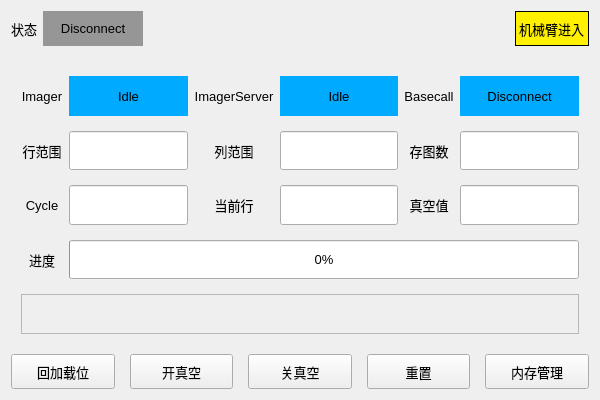
<?xml version="1.0" encoding="UTF-8"?>
<ui version="4.0">
 <class>ImagerWidgetClass</class>
 <widget class="QWidget" name="ImagerWidgetClass">
  <property name="geometry">
   <rect>
    <x>0</x>
    <y>0</y>
    <width>600</width>
    <height>400</height>
   </rect>
  </property>
  <property name="font">
   <font>
    <pointsize>10</pointsize>
   </font>
  </property>
  <property name="windowTitle">
   <string>ImagerWidget</string>
  </property>
  <layout class="QVBoxLayout" name="verticalLayout_5" stretch="1,8,1">
   <property name="spacing">
    <number>15</number>
   </property>
   <item>
    <layout class="QHBoxLayout" name="LayoutState">
     <item>
      <widget class="QLabel" name="label_2">
       <property name="sizePolicy">
        <sizepolicy hsizetype="Preferred" vsizetype="Preferred">
         <horstretch>0</horstretch>
         <verstretch>0</verstretch>
        </sizepolicy>
       </property>
       <property name="font">
        <font>
         <pointsize>10</pointsize>
        </font>
       </property>
       <property name="text">
        <string>状态</string>
       </property>
      </widget>
     </item>
     <item>
      <widget class="QLabel" name="LabelState">
       <property name="sizePolicy">
        <sizepolicy hsizetype="Preferred" vsizetype="Preferred">
         <horstretch>0</horstretch>
         <verstretch>0</verstretch>
        </sizepolicy>
       </property>
       <property name="minimumSize">
        <size>
         <width>100</width>
         <height>0</height>
        </size>
       </property>
       <property name="font">
        <font>
         <pointsize>10</pointsize>
        </font>
       </property>
       <property name="styleSheet">
        <string notr="true">background-color: rgb(150, 150, 150);</string>
       </property>
       <property name="text">
        <string>Disconnect</string>
       </property>
       <property name="alignment">
        <set>Qt::AlignCenter</set>
       </property>
      </widget>
     </item>
     <item>
      <spacer name="horizontalSpacer">
       <property name="orientation">
        <enum>Qt::Horizontal</enum>
       </property>
       <property name="sizeType">
        <enum>QSizePolicy::Expanding</enum>
       </property>
       <property name="sizeHint" stdset="0">
        <size>
         <width>40</width>
         <height>20</height>
        </size>
       </property>
      </spacer>
     </item>
     <item>
      <widget class="QLabel" name="LabelSafeSpace">
       <property name="styleSheet">
        <string notr="true">background-color: rgb(255, 241, 0);</string>
       </property>
       <property name="frameShape">
        <enum>QFrame::Box</enum>
       </property>
       <property name="text">
        <string>机械臂进入</string>
       </property>
      </widget>
     </item>
    </layout>
   </item>
   <item>
    <layout class="QGridLayout" name="LayoutInfo">
     <property name="leftMargin">
      <number>10</number>
     </property>
     <property name="topMargin">
      <number>15</number>
     </property>
     <property name="rightMargin">
      <number>10</number>
     </property>
     <property name="bottomMargin">
      <number>5</number>
     </property>
     <property name="verticalSpacing">
      <number>15</number>
     </property>
     <item row="1" column="4">
      <widget class="QLabel" name="label_13">
       <property name="sizePolicy">
        <sizepolicy hsizetype="Preferred" vsizetype="Preferred">
         <horstretch>0</horstretch>
         <verstretch>0</verstretch>
        </sizepolicy>
       </property>
       <property name="text">
        <string>存图数</string>
       </property>
       <property name="alignment">
        <set>Qt::AlignCenter</set>
       </property>
      </widget>
     </item>
     <item row="3" column="0">
      <widget class="QLabel" name="label_3">
       <property name="sizePolicy">
        <sizepolicy hsizetype="Preferred" vsizetype="Preferred">
         <horstretch>0</horstretch>
         <verstretch>0</verstretch>
        </sizepolicy>
       </property>
       <property name="font">
        <font>
         <pointsize>10</pointsize>
        </font>
       </property>
       <property name="text">
        <string>进度</string>
       </property>
       <property name="alignment">
        <set>Qt::AlignCenter</set>
       </property>
      </widget>
     </item>
     <item row="3" column="1" colspan="5">
      <widget class="QProgressBar" name="ProgressScan">
       <property name="sizePolicy">
        <sizepolicy hsizetype="Preferred" vsizetype="Preferred">
         <horstretch>0</horstretch>
         <verstretch>0</verstretch>
        </sizepolicy>
       </property>
       <property name="value">
        <number>0</number>
       </property>
      </widget>
     </item>
     <item row="2" column="2">
      <widget class="QLabel" name="label_5">
       <property name="sizePolicy">
        <sizepolicy hsizetype="Preferred" vsizetype="Preferred">
         <horstretch>0</horstretch>
         <verstretch>0</verstretch>
        </sizepolicy>
       </property>
       <property name="text">
        <string>当前行</string>
       </property>
       <property name="alignment">
        <set>Qt::AlignCenter</set>
       </property>
      </widget>
     </item>
     <item row="2" column="5">
      <widget class="QLineEdit" name="lineVacuum">
       <property name="sizePolicy">
        <sizepolicy hsizetype="Expanding" vsizetype="Preferred">
         <horstretch>0</horstretch>
         <verstretch>0</verstretch>
        </sizepolicy>
       </property>
       <property name="alignment">
        <set>Qt::AlignCenter</set>
       </property>
       <property name="readOnly">
        <bool>true</bool>
       </property>
      </widget>
     </item>
     <item row="0" column="2">
      <widget class="QLabel" name="label_9">
       <property name="sizePolicy">
        <sizepolicy hsizetype="Preferred" vsizetype="Preferred">
         <horstretch>0</horstretch>
         <verstretch>0</verstretch>
        </sizepolicy>
       </property>
       <property name="text">
        <string>ImagerServer</string>
       </property>
       <property name="alignment">
        <set>Qt::AlignCenter</set>
       </property>
      </widget>
     </item>
     <item row="0" column="3">
      <widget class="QLabel" name="labelStateServer">
       <property name="sizePolicy">
        <sizepolicy hsizetype="Preferred" vsizetype="Preferred">
         <horstretch>0</horstretch>
         <verstretch>0</verstretch>
        </sizepolicy>
       </property>
       <property name="styleSheet">
        <string notr="true">background-color: rgb(0, 170, 255);</string>
       </property>
       <property name="text">
        <string>Idle</string>
       </property>
       <property name="alignment">
        <set>Qt::AlignCenter</set>
       </property>
      </widget>
     </item>
     <item row="1" column="3">
      <widget class="QLineEdit" name="lineColRange">
       <property name="sizePolicy">
        <sizepolicy hsizetype="Expanding" vsizetype="Preferred">
         <horstretch>0</horstretch>
         <verstretch>0</verstretch>
        </sizepolicy>
       </property>
       <property name="alignment">
        <set>Qt::AlignCenter</set>
       </property>
       <property name="readOnly">
        <bool>true</bool>
       </property>
      </widget>
     </item>
     <item row="1" column="2">
      <widget class="QLabel" name="label_10">
       <property name="sizePolicy">
        <sizepolicy hsizetype="Preferred" vsizetype="Preferred">
         <horstretch>0</horstretch>
         <verstretch>0</verstretch>
        </sizepolicy>
       </property>
       <property name="text">
        <string>列范围</string>
       </property>
       <property name="alignment">
        <set>Qt::AlignCenter</set>
       </property>
      </widget>
     </item>
     <item row="0" column="5">
      <widget class="QLabel" name="labelStateBasecall">
       <property name="sizePolicy">
        <sizepolicy hsizetype="Preferred" vsizetype="Preferred">
         <horstretch>0</horstretch>
         <verstretch>0</verstretch>
        </sizepolicy>
       </property>
       <property name="styleSheet">
        <string notr="true">background-color: rgb(0, 170, 255);</string>
       </property>
       <property name="text">
        <string>Disconnect</string>
       </property>
       <property name="alignment">
        <set>Qt::AlignCenter</set>
       </property>
      </widget>
     </item>
     <item row="1" column="1">
      <widget class="QLineEdit" name="lineRowRange">
       <property name="sizePolicy">
        <sizepolicy hsizetype="Expanding" vsizetype="Preferred">
         <horstretch>0</horstretch>
         <verstretch>0</verstretch>
        </sizepolicy>
       </property>
       <property name="alignment">
        <set>Qt::AlignCenter</set>
       </property>
       <property name="readOnly">
        <bool>true</bool>
       </property>
      </widget>
     </item>
     <item row="2" column="4">
      <widget class="QLabel" name="label">
       <property name="sizePolicy">
        <sizepolicy hsizetype="Preferred" vsizetype="Preferred">
         <horstretch>0</horstretch>
         <verstretch>0</verstretch>
        </sizepolicy>
       </property>
       <property name="text">
        <string>真空值</string>
       </property>
       <property name="alignment">
        <set>Qt::AlignCenter</set>
       </property>
      </widget>
     </item>
     <item row="4" column="0" colspan="6">
      <widget class="QLabel" name="labeRecvData">
       <property name="enabled">
        <bool>false</bool>
       </property>
       <property name="minimumSize">
        <size>
         <width>0</width>
         <height>35</height>
        </size>
       </property>
       <property name="maximumSize">
        <size>
         <width>16777215</width>
         <height>45</height>
        </size>
       </property>
       <property name="frameShape">
        <enum>QFrame::StyledPanel</enum>
       </property>
       <property name="text">
        <string/>
       </property>
       <property name="textFormat">
        <enum>Qt::PlainText</enum>
       </property>
       <property name="wordWrap">
        <bool>true</bool>
       </property>
       <property name="textInteractionFlags">
        <set>Qt::NoTextInteraction</set>
       </property>
      </widget>
     </item>
     <item row="2" column="0">
      <widget class="QLabel" name="label_6">
       <property name="sizePolicy">
        <sizepolicy hsizetype="Preferred" vsizetype="Preferred">
         <horstretch>0</horstretch>
         <verstretch>0</verstretch>
        </sizepolicy>
       </property>
       <property name="text">
        <string>Cycle</string>
       </property>
       <property name="alignment">
        <set>Qt::AlignCenter</set>
       </property>
      </widget>
     </item>
     <item row="0" column="1">
      <widget class="QLabel" name="labelStateImager">
       <property name="sizePolicy">
        <sizepolicy hsizetype="Preferred" vsizetype="Preferred">
         <horstretch>0</horstretch>
         <verstretch>0</verstretch>
        </sizepolicy>
       </property>
       <property name="styleSheet">
        <string notr="true">background-color: rgb(0, 170, 255);</string>
       </property>
       <property name="text">
        <string>Idle</string>
       </property>
       <property name="alignment">
        <set>Qt::AlignCenter</set>
       </property>
      </widget>
     </item>
     <item row="2" column="1">
      <widget class="QLineEdit" name="lineCycle">
       <property name="sizePolicy">
        <sizepolicy hsizetype="Preferred" vsizetype="Preferred">
         <horstretch>0</horstretch>
         <verstretch>0</verstretch>
        </sizepolicy>
       </property>
       <property name="alignment">
        <set>Qt::AlignCenter</set>
       </property>
       <property name="readOnly">
        <bool>true</bool>
       </property>
      </widget>
     </item>
     <item row="1" column="0">
      <widget class="QLabel" name="label_7">
       <property name="sizePolicy">
        <sizepolicy hsizetype="Preferred" vsizetype="Preferred">
         <horstretch>0</horstretch>
         <verstretch>0</verstretch>
        </sizepolicy>
       </property>
       <property name="text">
        <string>行范围</string>
       </property>
       <property name="alignment">
        <set>Qt::AlignCenter</set>
       </property>
      </widget>
     </item>
     <item row="0" column="4">
      <widget class="QLabel" name="label_11">
       <property name="sizePolicy">
        <sizepolicy hsizetype="Preferred" vsizetype="Preferred">
         <horstretch>0</horstretch>
         <verstretch>0</verstretch>
        </sizepolicy>
       </property>
       <property name="text">
        <string>Basecall</string>
       </property>
       <property name="alignment">
        <set>Qt::AlignCenter</set>
       </property>
      </widget>
     </item>
     <item row="1" column="5">
      <widget class="QLineEdit" name="lineFovNum">
       <property name="sizePolicy">
        <sizepolicy hsizetype="Expanding" vsizetype="Preferred">
         <horstretch>0</horstretch>
         <verstretch>0</verstretch>
        </sizepolicy>
       </property>
       <property name="alignment">
        <set>Qt::AlignCenter</set>
       </property>
       <property name="readOnly">
        <bool>true</bool>
       </property>
      </widget>
     </item>
     <item row="2" column="3">
      <widget class="QLineEdit" name="lineRow">
       <property name="sizePolicy">
        <sizepolicy hsizetype="Preferred" vsizetype="Preferred">
         <horstretch>0</horstretch>
         <verstretch>0</verstretch>
        </sizepolicy>
       </property>
       <property name="alignment">
        <set>Qt::AlignCenter</set>
       </property>
       <property name="readOnly">
        <bool>true</bool>
       </property>
      </widget>
     </item>
     <item row="0" column="0">
      <widget class="QLabel" name="label_8">
       <property name="sizePolicy">
        <sizepolicy hsizetype="Preferred" vsizetype="Preferred">
         <horstretch>0</horstretch>
         <verstretch>0</verstretch>
        </sizepolicy>
       </property>
       <property name="text">
        <string>Imager</string>
       </property>
       <property name="alignment">
        <set>Qt::AlignCenter</set>
       </property>
      </widget>
     </item>
    </layout>
   </item>
   <item>
    <layout class="QHBoxLayout" name="LayoutButtons">
     <property name="spacing">
      <number>15</number>
     </property>
     <item>
      <widget class="QPushButton" name="ButtonGoLoadingPos">
       <property name="sizePolicy">
        <sizepolicy hsizetype="Preferred" vsizetype="Preferred">
         <horstretch>0</horstretch>
         <verstretch>0</verstretch>
        </sizepolicy>
       </property>
       <property name="minimumSize">
        <size>
         <width>0</width>
         <height>30</height>
        </size>
       </property>
       <property name="text">
        <string>回加载位</string>
       </property>
      </widget>
     </item>
     <item>
      <widget class="QPushButton" name="ButtonOpenVacuum">
       <property name="sizePolicy">
        <sizepolicy hsizetype="Preferred" vsizetype="Preferred">
         <horstretch>0</horstretch>
         <verstretch>0</verstretch>
        </sizepolicy>
       </property>
       <property name="minimumSize">
        <size>
         <width>0</width>
         <height>30</height>
        </size>
       </property>
       <property name="text">
        <string>开真空</string>
       </property>
      </widget>
     </item>
     <item>
      <widget class="QPushButton" name="ButtonCloseVacuum">
       <property name="sizePolicy">
        <sizepolicy hsizetype="Preferred" vsizetype="Preferred">
         <horstretch>0</horstretch>
         <verstretch>0</verstretch>
        </sizepolicy>
       </property>
       <property name="minimumSize">
        <size>
         <width>0</width>
         <height>30</height>
        </size>
       </property>
       <property name="text">
        <string>关真空</string>
       </property>
      </widget>
     </item>
     <item>
      <widget class="QPushButton" name="ButtonReset">
       <property name="sizePolicy">
        <sizepolicy hsizetype="Preferred" vsizetype="Preferred">
         <horstretch>0</horstretch>
         <verstretch>0</verstretch>
        </sizepolicy>
       </property>
       <property name="minimumSize">
        <size>
         <width>0</width>
         <height>30</height>
        </size>
       </property>
       <property name="text">
        <string>重置</string>
       </property>
      </widget>
     </item>
     <item>
      <widget class="QPushButton" name="ButtonBasecall">
       <property name="sizePolicy">
        <sizepolicy hsizetype="Preferred" vsizetype="Preferred">
         <horstretch>0</horstretch>
         <verstretch>0</verstretch>
        </sizepolicy>
       </property>
       <property name="minimumSize">
        <size>
         <width>0</width>
         <height>30</height>
        </size>
       </property>
       <property name="text">
        <string>内存管理</string>
       </property>
      </widget>
     </item>
    </layout>
   </item>
  </layout>
 </widget>
 <layoutdefault spacing="6" margin="11"/>
 <resources/>
 <connections/>
</ui>
